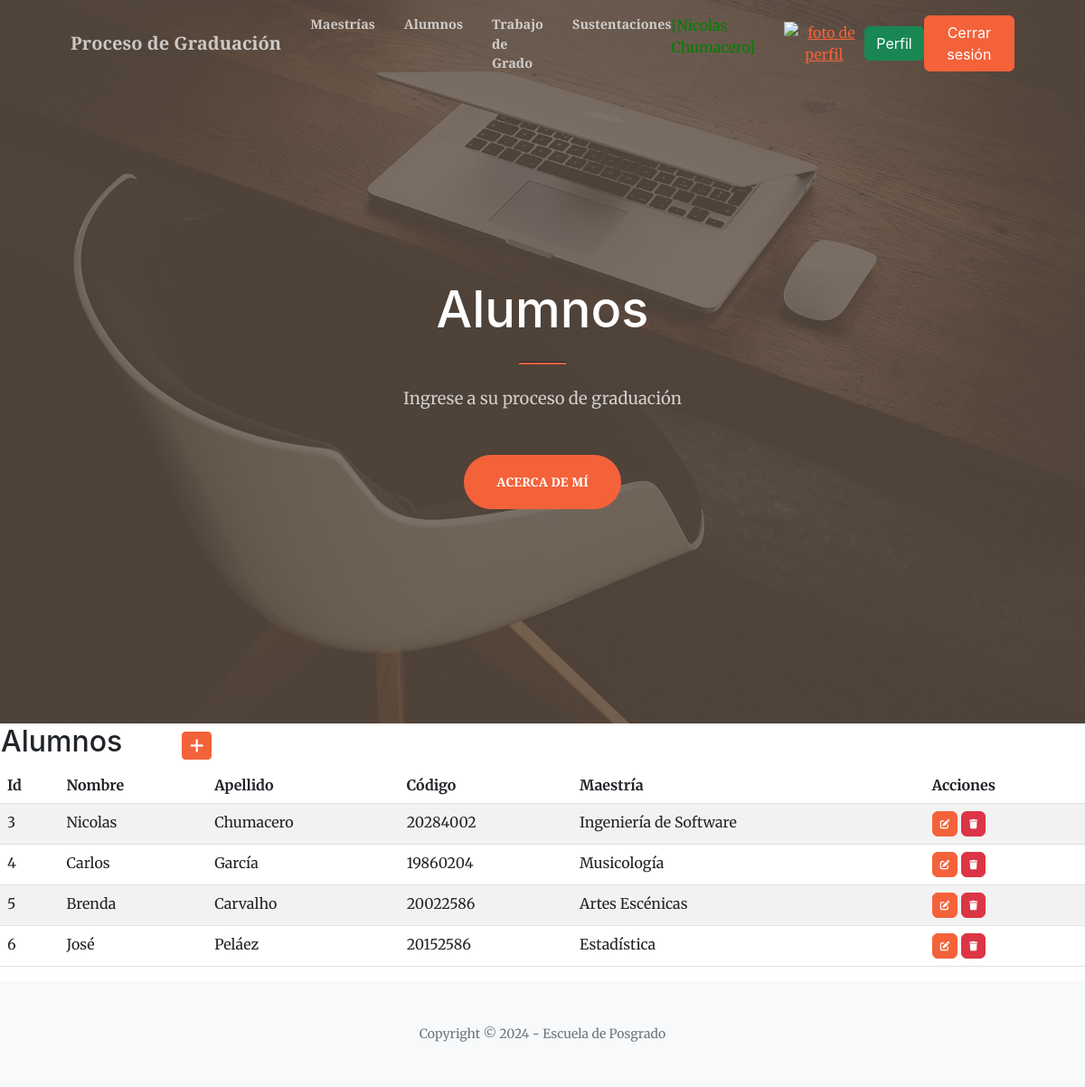
The app's page /alumno/ (signed in) with its own data.
### entidades/models.py (models this page shows)
class Alumno(models.Model):
    nombre = models.CharField(max_length=50)
    apellido = models.CharField(max_length=50)
    codigo = models.IntegerField()
    maestria = models.CharField(max_length=100)

### entidades/views.py (the view)
# urls.py: path('alumno/', alumno, name="alumno"),
@login_required
def alumno(request):
    contexto = {"alumno": Alumno.objects.all() }
    return render(request, "entidades/alumno.html", contexto)

### entidades/templates/entidades/alumno.html (shortened to what this page needs)
{% extends "entidades/index.html" %}
{%block titulo %}
<h1 class="text-white font-weight-bold">Alumnos</h1>
{%endblock titulo %}
{%block subtitulo %}
<p class="text-white-75 mb-5">Ingrese a su proceso de graduación</p>
{%endblock subtitulo %}
{%block contenido %}
<table>
    <tr>
        <td width="200"><h2>Alumnos</h2></td>
        <td>
            <a
            href="{% url 'alumnoForm' %}"
            class="btn btn-primary btn-sm"
            >
            </a>
        </td>
    </tr>
</table>
<table class="table table-striped">
    <thead>
        <tr>
            <th>Id</th>
            <th>Nombre</th>
            <th>Apellido</th>
            <th>Código</th>
            <th>Maestría</th>
            <th>Acciones</th>
        </tr>
    </thead>
    <tbody>
    {% for c in alumno %}
        <tr>
            <td>{{ c.id }}</td>
            <td>{{ c.nombre }}</td>
            <td>{{ c.apellido }}</td>
            <td>{{ c.codigo }}</td>
            <td>{{ c.maestria }}</td>
            <td>
                <a
                  href="{% url 'alumnoUpdate' c.id %}"
                  class="btn btn-primary"
                  style="--bs-btn-padding-y: .25rem; --bs-btn-padding-x: .5rem; --bs-btn-font-size: .75rem;"
                  >
                </a>
                <a
                  href="{% url 'alumnoDelete' c.id %}"
                  class="btn btn-danger"
                  style="--bs-btn-padding-y: .25rem; --bs-btn-padding-x: .5rem; --bs-btn-font-size: .75rem;"
                  >
                </a>
            </td>
        </tr>
    {% endfor %}
    </tbody>
</table>
{%endblock contenido %}

### entidades/templates/entidades/index.html (shortened to what this page needs)
<!DOCTYPE html>
<html lang="en">
    <head>
        {%load static %}
        <link href="https://cdn.jsdelivr.net/npm/bootstrap-icons@1.5.0/font/bootstrap-icons.css" rel="stylesheet" />
        <link href="https://cdnjs.cloudflare.com/ajax/libs/SimpleLightbox/2.1.0/simpleLightbox.min.css" rel="stylesheet" />
        <link href="{% static 'css/styles.css' %}" rel="stylesheet" />
        <link rel="stylesheet" href="https://cdnjs.cloudflare.com/ajax/libs/font-awesome/6.4.0/css/all.min.css" rel="stylesheet" />
    </head>
    <body id="page-top">
        <nav class="navbar navbar-expand-lg navbar-light fixed-top py-3" id="mainNav">
            <div class="container px-4 px-lg-5">
                <a class="navbar-brand" href="{% url 'home' %}">Proceso de Graduación</a>
            {% if user.is_authenticated %}
                <div class="collapse navbar-collapse" id="navbarResponsive">
                    <ul class="navbar-nav ms-auto my-2 my-lg-0">
                        <li class="nav-item"><a class="nav-link" href="{% url 'maestrias' %}">Maestrías</a></li>
                        <li class="nav-item"><a class="nav-link" href="{% url 'alumno' %}">Alumnos</a></li>
                        <li class="nav-item"><a class="nav-link" href="{% url 'trabajodegrado' %}">Trabajo de Grado</a></li>
                        <li class="nav-item"><a class="nav-link" href="{% url 'sustentacion' %}">Sustentaciones</a></li>
                    </ul>
                </div>
            <p style="color:green"> [{{user.first_name}} {{user.last_name}}]</p>
            <div class="text-center">
                <a href="{% url 'agregar_avatar' %}"><img src="{{ request.session.avatar }}" height="40px" weight="40px" alt="foto de perfil"></a>
            </div>
            <a class="btn btn-success" href="{% url 'perfil' %}">Perfil</a>
            <form action="{% url 'logout' %}" method="post">
                <button type="submit" class="btn btn-primary">Cerrar sesión</button>
            </form>
            {% else %}
                <a class="btn btn-primary" href="{% url 'login' %}">Inicia sesión</a>
                <a class="btn btn-success" href="{% url 'registro' %}">Registrarse</a>
            {% endif %}
            </div>
        </nav>
        <header class="masthead">
            <div class="container px-4 px-lg-5 h-100">
                <div class="row gx-4 gx-lg-5 h-100 align-items-center justify-content-center text-center">
                    <div class="col-lg-8 align-self-end">
                        {%block titulo %}{%endblock titulo %}
                        <hr class="divider" />
                    </div>
                    <div class="col-lg-8 align-self-baseline">
                        {%block subtitulo %}{%endblock subtitulo %}
                        <a class="btn btn-primary btn-xl" href="{% url 'acerca' %}">Acerca de mí</a>
                    </div>
                </div>
            </div>
        </header>
        {% block contenido %}
        {% endblock contenido %}
        <footer class="bg-light py-5">
            <div class="container px-4 px-lg-5"><div class="small text-center text-muted">Copyright &copy; 2024 - Escuela de Posgrado</div></div>
        </footer>
    </body>
</html>

### records on screen
Alumno: id "3", nombre "Nicolas", apellido "Chumacero", codigo "20284002", maestria "Ingeniería de Software"
Alumno: id "4", nombre "Carlos", apellido "García", codigo "19860204", maestria "Musicología"
Alumno: id "5", nombre "Brenda", apellido "Carvalho", codigo "20022586", maestria "Artes Escénicas"
Alumno: id "6", nombre "José", apellido "Peláez", codigo "20152586", maestria "Estadística"

### other values on screen
{{ user.first_name }} "Nicolas"
{{ user.last_name }} "Chumacero"
